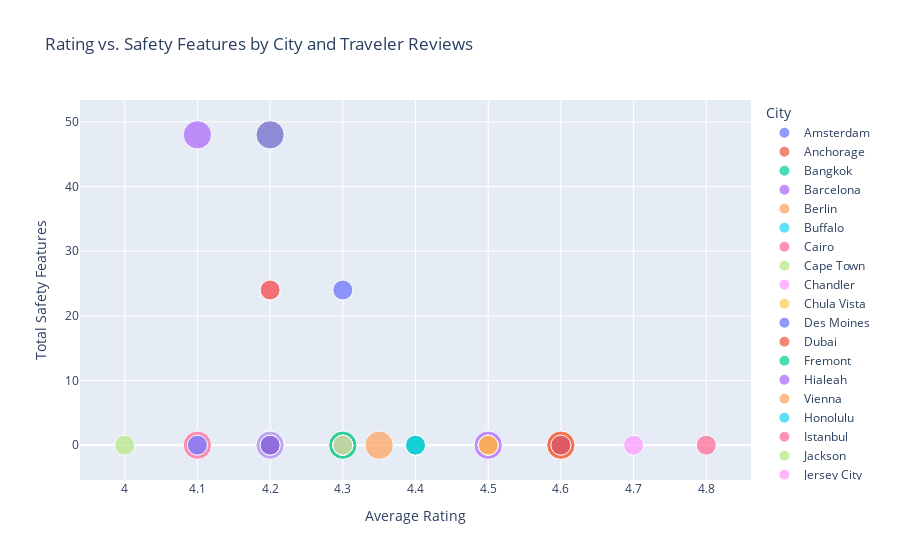

Notebook source saved alongside this figure:
### Markdown cell above
### Rating vs. Safety Features by City and Traveler Reviews

### Code cell
import plotly.express as px
import pandas as pd

# Execute the query
query = """
SELECT 
    A.City, 
    AVG(A.Rating) AS Avg_Rating, 
    SUM(A.Safety_Features) AS Total_Safety_Features, 
    COUNT(S.Survey_ID) AS Total_Reviews
FROM Accommodation A
JOIN Survey S ON A.City = S.City
GROUP BY A.City
ORDER BY Total_Reviews DESC;
"""
df = pd.read_sql(query, engine)

# Create a bubble chart
fig = px.scatter(
    df,
    x='Avg_Rating',
    y='Total_Safety_Features',
    size='Total_Reviews',
    color='City',
    title='Rating vs. Safety Features by City and Traveler Reviews',
    labels={'Avg_Rating': 'Average Rating', 'Total_Safety_Features': 'Total Safety Features'}
)
fig.show()

### Figure 1 — Plotly figure (JSON) as saved in the notebook; plotly's stock layout.template omitted (floating-point values rounded to 4 significant figures)
{"data": [{"hovertemplate": "City=Amsterdam<br>Average Rating=%{x}<br>Total Safety Features=%{y}<br>Total_Reviews=%{marker.size}<extra></extra>", "legendgroup": "Amsterdam", "marker": {"color": "#636efa", "size": [2], "sizemode": "area", "sizeref": 0.005, "symbol": "circle"}, "mode": "markers", "name": "Amsterdam", "orientation": "v", "showlegend": true, "type": "scatter", "x": [4.3], "xaxis": "x", "y": [0], "yaxis": "y"}, {"hovertemplate": "City=Anchorage<br>Average Rating=%{x}<br>Total Safety Features=%{y}<br>Total_Reviews=%{marker.size}<extra></extra>", "legendgroup": "Anchorage", "marker": {"color": "#EF553B", "size": [2], "sizemode": "area", "sizeref": 0.005, "symbol": "circle"}, "mode": "markers", "name": "Anchorage", "orientation": "v", "showlegend": true, "type": "scatter", "x": [4.2], "xaxis": "x", "y": [0], "yaxis": "y"}, {"hovertemplate": "City=Bangkok<br>Average Rating=%{x}<br>Total Safety Features=%{y}<br>Total_Reviews=%{marker.size}<extra></extra>", "legendgroup": "Bangkok", "marker": {"color": "#00cc96", "size": [2], "sizemode": "area", "sizeref": 0.005, "symbol": "circle"}, "mode": "markers", "name": "Bangkok", "orientation": "v", "showlegend": true, "type": "scatter", "x": [4.2], "xaxis": "x", "y": [0], "yaxis": "y"}, {"hovertemplate": "City=Barcelona<br>Average Rating=%{x}<br>Total Safety Features=%{y}<br>Total_Reviews=%{marker.size}<extra></extra>", "legendgroup": "Barcelona", "marker": {"color": "#ab63fa", "size": [2], "sizemode": "area", "sizeref": 0.005, "symbol": "circle"}, "mode": "markers", "name": "Barcelona", "orientation": "v", "showlegend": true, "type": "scatter", "x": [4.5], "xaxis": "x", "y": [0], "yaxis": "y"}, {"hovertemplate": "City=Berlin<br>Average Rating=%{x}<br>Total Safety Features=%{y}<br>Total_Reviews=%{marker.size}<extra></extra>", "legendgroup": "Berlin", "marker": {"color": "#FFA15A", "size": [2], "sizemode": "area", "sizeref": 0.005, "symbol": "circle"}, "mode": "markers", "name": "Berlin", "orientation": "v", "showlegend": true, "type": "scatter", "x": [4.6], "xaxis": "x", "y": [0], "yaxis": "y"}, {"hovertemplate": "City=Buffalo<br>Average Rating=%{x}<br>Total Safety Features=%{y}<br>Total_Reviews=%{marker.size}<extra></extra>", "legendgroup": "Buffalo", "marker": {"color": "#19d3f3", "size": [2], "sizemode": "area", "sizeref": 0.005, "symbol": "circle"}, "mode": "markers", "name": "Buffalo", "orientation": "v", "showlegend": true, "type": "scatter", "x": [4.2], "xaxis": "x", "y": [0], "yaxis": "y"}, {"hovertemplate": "City=Cairo<br>Average Rating=%{x}<br>Total Safety Features=%{y}<br>Total_Reviews=%{marker.size}<extra></extra>", "legendgroup": "Cairo", "marker": {"color": "#FF6692", "size": [2], "sizemode": "area", "sizeref": 0.005, "symbol": "circle"}, "mode": "markers", "name": "Cairo", "orientation": "v", "showlegend": true, "type": "scatter", "x": [4.1], "xaxis": "x", "y": [0], "yaxis": "y"}, {"hovertemplate": "City=Cape Town<br>Average Rating=%{x}<br>Total Safety Features=%{y}<br>Total_Reviews=%{marker.size}<extra></extra>", "legendgroup": "Cape Town", "marker": {"color": "#B6E880", "size": [2], "sizemode": "area", "sizeref": 0.005, "symbol": "circle"}, "mode": "markers", "name": "Cape Town", "orientation": "v", "showlegend": true, "type": "scatter", "x": [4.3], "xaxis": "x", "y": [0], "yaxis": "y"}, {"hovertemplate": "City=Chandler<br>Average Rating=%{x}<br>Total Safety Features=%{y}<br>Total_Reviews=%{marker.size}<extra></extra>", "legendgroup": "Chandler", "marker": {"color": "#FF97FF", "size": [2], "sizemode": "area", "sizeref": 0.005, "symbol": "circle"}, "mode": "markers", "name": "Chandler", "orientation": "v", "showlegend": true, "type": "scatter", "x": [4.2], "xaxis": "x", "y": [0], "yaxis": "y"}, {"hovertemplate": "City=Chula Vista<br>Average Rating=%{x}<br>Total Safety Features=%{y}<br>Total_Reviews=%{marker.size}<extra></extra>", "legendgroup": "Chula Vista", "marker": {"color": "#FECB52", "size": [2], "sizemode": "area", "sizeref": 0.005, "symbol": "circle"}, "mode": "markers", "name": "Chula Vista", "orientation": "v", "showlegend": true, "type": "scatter", "x": [4.2], "xaxis": "x", "y": [48], "yaxis": "y"}, {"hovertemplate": "City=Des Moines<br>Average Rating=%{x}<br>Total Safety Features=%{y}<br>Total_Reviews=%{marker.size}<extra></extra>", "legendgroup": "Des Moines", "marker": {"color": "#636efa", "size": [2], "sizemode": "area", "sizeref": 0.005, "symbol": "circle"}, "mode": "markers", "name": "Des Moines", "orientation": "v", "showlegend": true, "type": "scatter", "x": [4.2], "xaxis": "x", "y": [48], "yaxis": "y"}, {"hovertemplate": "City=Dubai<br>Average Rating=%{x}<br>Total Safety Features=%{y}<br>Total_Reviews=%{marker.size}<extra></extra>", "legendgroup": "Dubai", "marker": {"color": "#EF553B", "size": [2], "sizemode": "area", "sizeref": 0.005, "symbol": "circle"}, "mode": "markers", "name": "Dubai", "orientation": "v", "showlegend": true, "type": "scatter", "x": [4.6], "xaxis": "x", "y": [0], "yaxis": "y"}, {"hovertemplate": "City=Fremont<br>Average Rating=%{x}<br>Total Safety Features=%{y}<br>Total_Reviews=%{marker.size}<extra></extra>", "legendgroup": "Fremont", "marker": {"color": "#00cc96", "size": [2], "sizemode": "area", "sizeref": 0.005, "symbol": "circle"}, "mode": "markers", "name": "Fremont", "orientation": "v", "showlegend": true, "type": "scatter", "x": [4.3], "xaxis": "x", "y": [0], "yaxis": "y"}, {"hovertemplate": "City=Hialeah<br>Average Rating=%{x}<br>Total Safety Features=%{y}<br>Total_Reviews=%{marker.size}<extra></extra>", "legendgroup": "Hialeah", "marker": {"color": "#ab63fa", "size": [2], "sizemode": "area", "sizeref": 0.005, "symbol": "circle"}, "mode": "markers", "name": "Hialeah", "orientation": "v", "showlegend": true, "type": "scatter", "x": [4.1], "xaxis": "x", "y": [48], "yaxis": "y"}, {"hovertemplate": "City=Vienna<br>Average Rating=%{x}<br>Total Safety Features=%{y}<br>Total_Reviews=%{marker.size}<extra></extra>", "legendgroup": "Vienna", "marker": {"color": "#FFA15A", "size": [2], "sizemode": "area", "sizeref": 0.005, "symbol": "circle"}, "mode": "markers", "name": "Vienna", "orientation": "v", "showlegend": true, "type": "scatter", "x": [4.35], "xaxis": "x", "y": [0], "yaxis": "y"}, {"hovertemplate": "City=Honolulu<br>Average Rating=%{x}<br>Total Safety Features=%{y}<br>Total_Reviews=%{marker.size}<extra></extra>", "legendgroup": "Honolulu", "marker": {"color": "#19d3f3", "size": [1], "sizemode": "area", "sizeref": 0.005, "symbol": "circle"}, "mode": "markers", "name": "Honolulu", "orientation": "v", "showlegend": true, "type": "scatter", "x": [4.4], "xaxis": "x", "y": [0], "yaxis": "y"}, {"hovertemplate": "City=Istanbul<br>Average Rating=%{x}<br>Total Safety Features=%{y}<br>Total_Reviews=%{marker.size}<extra></extra>", "legendgroup": "Istanbul", "marker": {"color": "#FF6692", "size": [1], "sizemode": "area", "sizeref": 0.005, "symbol": "circle"}, "mode": "markers", "name": "Istanbul", "orientation": "v", "showlegend": true, "type": "scatter", "x": [4.2], "xaxis": "x", "y": [0], "yaxis": "y"}, {"hovertemplate": "City=Jackson<br>Average Rating=%{x}<br>Total Safety Features=%{y}<br>Total_Reviews=%{marker.size}<extra></extra>", "legendgroup": "Jackson", "marker": {"color": "#B6E880", "size": [1], "sizemode": "area", "sizeref": 0.005, "symbol": "circle"}, "mode": "markers", "name": "Jackson", "orientation": "v", "showlegend": true, "type": "scatter", "x": [4.4], "xaxis": "x", "y": [0], "yaxis": "y"}, {"hovertemplate": "City=Jersey City<br>Average Rating=%{x}<br>Total Safety Features=%{y}<br>Total_Reviews=%{marker.size}<extra></extra>", "legendgroup": "Jersey City", "marker": {"color": "#FF97FF", "size": [1], "sizemode": "area", "sizeref": 0.005, "symbol": "circle"}, "mode": "markers", "name": "Jersey City", "orientation": "v", "showlegend": true, "type": "scatter", "x": [4.2], "xaxis": "x", "y": [24], "yaxis": "y"}, {"hovertemplate": "City=Lincoln<br>Average Rating=%{x}<br>Total Safety Features=%{y}<br>Total_Reviews=%{marker.size}<extra></extra>", "legendgroup": "Lincoln", "marker": {"color": "#FECB52", "size": [1], "sizemode": "area", "sizeref": 0.005, "symbol": "circle"}, "mode": "markers", "name": "Lincoln", "orientation": "v", "showlegend": true, "type": "scatter", "x": [4.3], "xaxis": "x", "y": [0], "yaxis": "y"}, {"hovertemplate": "City=Lisbon<br>Average Rating=%{x}<br>Total Safety Features=%{y}<br>Total_Reviews=%{marker.size}<extra></extra>", "legendgroup": "Lisbon", "marker": {"color": "#636efa", "size": [1], "sizemode": "area", "sizeref": 0.005, "symbol": "circle"}, "mode": "markers", "name": "Lisbon", "orientation": "v", "showlegend": true, "type": "scatter", "x": [4.5], "xaxis": "x", "y": [0], "yaxis": "y"}, {"hovertemplate": "City=London<br>Average Rating=%{x}<br>Total Safety Features=%{y}<br>Total_Reviews=%{marker.size}<extra></extra>", "legendgroup": "London", "marker": {"color": "#EF553B", "size": [1], "sizemode": "area", "sizeref": 0.005, "symbol": "circle"}, "mode": "markers", "name": "London", "orientation": "v", "showlegend": true, "type": "scatter", "x": [4.2], "xaxis": "x", "y": [24], "yaxis": "y"}, {"hovertemplate": "City=Lubbock<br>Average Rating=%{x}<br>Total Safety Features=%{y}<br>Total_Reviews=%{marker.size}<extra></extra>", "legendgroup": "Lubbock", "marker": {"color": "#00cc96", "size": [1], "sizemode": "area", "sizeref": 0.005, "symbol": "circle"}, "mode": "markers", "name": "Lubbock", "orientation": "v", "showlegend": true, "type": "scatter", "x": [4.3], "xaxis": "x", "y": [0], "yaxis": "y"}, {"hovertemplate": "City=Madison<br>Average Rating=%{x}<br>Total Safety Features=%{y}<br>Total_Reviews=%{marker.size}<extra></extra>", "legendgroup": "Madison", "marker": {"color": "#ab63fa", "size": [1], "sizemode": "area", "sizeref": 0.005, "symbol": "circle"}, "mode": "markers", "name": "Madison", "orientation": "v", "showlegend": true, "type": "scatter", "x": [4.4], "xaxis": "x", "y": [0], "yaxis": "y"}, {"hovertemplate": "City=Moscow<br>Average Rating=%{x}<br>Total Safety Features=%{y}<br>Total_Reviews=%{marker.size}<extra></extra>", "legendgroup": "Moscow", "marker": {"color": "#FFA15A", "size": [1], "sizemode": "area", "sizeref": 0.005, "symbol": "circle"}, "mode": "markers", "name": "Moscow", "orientation": "v", "showlegend": true, "type": "scatter", "x": [4.3], "xaxis": "x", "y": [0], "yaxis": "y"}, {"hovertemplate": "City=Mumbai<br>Average Rating=%{x}<br>Total Safety Features=%{y}<br>Total_Reviews=%{marker.size}<extra></extra>", "legendgroup": "Mumbai", "marker": {"color": "#19d3f3", "size": [1], "sizemode": "area", "sizeref": 0.005, "symbol": "circle"}, "mode": "markers", "name": "Mumbai", "orientation": "v", "showlegend": true, "type": "scatter", "x": [4.1], "xaxis": "x", "y": [0], "yaxis": "y"}, {"hovertemplate": "City=New Orleans<br>Average Rating=%{x}<br>Total Safety Features=%{y}<br>Total_Reviews=%{marker.size}<extra></extra>", "legendgroup": "New Orleans", "marker": {"color": "#FF6692", "size": [1], "sizemode": "area", "sizeref": 0.005, "symbol": "circle"}, "mode": "markers", "name": "New Orleans", "orientation": "v", "showlegend": true, "type": "scatter", "x": [4.2], "xaxis": "x", "y": [0], "yaxis": "y"}, {"hovertemplate": "City=New York<br>Average Rating=%{x}<br>Total Safety Features=%{y}<br>Total_Reviews=%{marker.size}<extra></extra>", "legendgroup": "New York", "marker": {"color": "#B6E880", "size": [1], "sizemode": "area", "sizeref": 0.005, "symbol": "circle"}, "mode": "markers", "name": "New York", "orientation": "v", "showlegend": true, "type": "scatter", "x": [4], "xaxis": "x", "y": [0], "yaxis": "y"}, {"hovertemplate": "City=Norfolk<br>Average Rating=%{x}<br>Total Safety Features=%{y}<br>Total_Reviews=%{marker.size}<extra></extra>", "legendgroup": "Norfolk", "marker": {"color": "#FF97FF", "size": [1], "sizemode": "area", "sizeref": 0.005, "symbol": "circle"}, "mode": "markers", "name": "Norfolk", "orientation": "v", "showlegend": true, "type": "scatter", "x": [4.3], "xaxis": "x", "y": [0], "yaxis": "y"}, {"hovertemplate": "City=Orlando<br>Average Rating=%{x}<br>Total Safety Features=%{y}<br>Total_Reviews=%{marker.size}<extra></extra>", "legendgroup": "Orlando", "marker": {"color": "#FECB52", "size": [1], "sizemode": "area", "sizeref": 0.005, "symbol": "circle"}, "mode": "markers", "name": "Orlando", "orientation": "v", "showlegend": true, "type": "scatter", "x": [4.4], "xaxis": "x", "y": [0], "yaxis": "y"}, {"hovertemplate": "City=Paris<br>Average Rating=%{x}<br>Total Safety Features=%{y}<br>Total_Reviews=%{marker.size}<extra></extra>", "legendgroup": "Paris", "marker": {"color": "#636efa", "size": [1], "sizemode": "area", "sizeref": 0.005, "symbol": "circle"}, "mode": "markers", "name": "Paris", "orientation": "v", "showlegend": true, "type": "scatter", "x": [4.3], "xaxis": "x", "y": [24], "yaxis": "y"}, {"hovertemplate": "City=Pittsburgh<br>Average Rating=%{x}<br>Total Safety Features=%{y}<br>Total_Reviews=%{marker.size}<extra></extra>", "legendgroup": "Pittsburgh", "marker": {"color": "#EF553B", "size": [1], "sizemode": "area", "sizeref": 0.005, "symbol": "circle"}, "mode": "markers", "name": "Pittsburgh", "orientation": "v", "showlegend": true, "type": "scatter", "x": [4.4], "xaxis": "x", "y": [0], "yaxis": "y"}, {"hovertemplate": "City=Plano<br>Average Rating=%{x}<br>Total Safety Features=%{y}<br>Total_Reviews=%{marker.size}<extra></extra>", "legendgroup": "Plano", "marker": {"color": "#00cc96", "size": [1], "sizemode": "area", "sizeref": 0.005, "symbol": "circle"}, "mode": "markers", "name": "Plano", "orientation": "v", "showlegend": true, "type": "scatter", "x": [4.4], "xaxis": "x", "y": [0], "yaxis": "y"}, {"hovertemplate": "City=Prague<br>Average Rating=%{x}<br>Total Safety Features=%{y}<br>Total_Reviews=%{marker.size}<extra></extra>", "legendgroup": "Prague", "marker": {"color": "#ab63fa", "size": [1], "sizemode": "area", "sizeref": 0.005, "symbol": "circle"}, "mode": "markers", "name": "Prague", "orientation": "v", "showlegend": true, "type": "scatter", "x": [4.6], "xaxis": "x", "y": [0], "yaxis": "y"}, {"hovertemplate": "City=Reno<br>Average Rating=%{x}<br>Total Safety Features=%{y}<br>Total_Reviews=%{marker.size}<extra></extra>", "legendgroup": "Reno", "marker": {"color": "#FFA15A", "size": [1], "sizemode": "area", "sizeref": 0.005, "symbol": "circle"}, "mode": "markers", "name": "Reno", "orientation": "v", "showlegend": true, "type": "scatter", "x": [4.3], "xaxis": "x", "y": [0], "yaxis": "y"}, {"hovertemplate": "City=Richmond<br>Average Rating=%{x}<br>Total Safety Features=%{y}<br>Total_Reviews=%{marker.size}<extra></extra>", "legendgroup": "Richmond", "marker": {"color": "#19d3f3", "size": [1], "sizemode": "area", "sizeref": 0.005, "symbol": "circle"}, "mode": "markers", "name": "Richmond", "orientation": "v", "showlegend": true, "type": "scatter", "x": [4.3], "xaxis": "x", "y": [0], "yaxis": "y"}, {"hovertemplate": "City=Hong Kong<br>Average Rating=%{x}<br>Total Safety Features=%{y}<br>Total_Reviews=%{marker.size}<extra></extra>", "legendgroup": "Hong Kong", "marker": {"color": "#FF6692", "size": [1], "sizemode": "area", "sizeref": 0.005, "symbol": "circle"}, "mode": "markers", "name": "Hong Kong", "orientation": "v", "showlegend": true, "type": "scatter", "x": [4.5], "xaxis": "x", "y": [0], "yaxis": "y"}, {"hovertemplate": "City=Rome<br>Average Rating=%{x}<br>Total Safety Features=%{y}<br>Total_Reviews=%{marker.size}<extra></extra>", "legendgroup": "Rome", "marker": {"color": "#B6E880", "size": [1], "sizemode": "area", "sizeref": 0.005, "symbol": "circle"}, "mode": "markers", "name": "Rome", "orientation": "v", "showlegend": true, "type": "scatter", "x": [4.5], "xaxis": "x", "y": [0], "yaxis": "y"}, {"hovertemplate": "City=Salt Lake City<br>Average Rating=%{x}<br>Total Safety Features=%{y}<br>Total_Reviews=%{marker.size}<extra></extra>", "legendgroup": "Salt Lake City", "marker": {"color": "#FF97FF", "size": [1], "sizemode": "area", "sizeref": 0.005, "symbol": "circle"}, "mode": "markers", "name": "Salt Lake City", "orientation": "v", "showlegend": true, "type": "scatter", "x": [4.3], "xaxis": "x", "y": [0], "yaxis": "y"}, {"hovertemplate": "City=San Antonio<br>Average Rating=%{x}<br>Total Safety Features=%{y}<br>Total_Reviews=%{marker.size}<extra></extra>", "legendgroup": "San Antonio", "marker": {"color": "#FECB52", "size": [1], "sizemode": "area", "sizeref": 0.005, "symbol": "circle"}, "mode": "markers", "name": "San Antonio", "orientation": "v", "showlegend": true, "type": "scatter", "x": [4.5], "xaxis": "x", "y": [0], "yaxis": "y"}, {"hovertemplate": "City=Scottsdale<br>Average Rating=%{x}<br>Total Safety Features=%{y}<br>Total_Reviews=%{marker.size}<extra></extra>", "legendgroup": "Scottsdale", "marker": {"color": "#636efa", "size": [1], "sizemode": "area", "sizeref": 0.005, "symbol": "circle"}, "mode": "markers", "name": "Scottsdale", "orientation": "v", "showlegend": true, "type": "scatter", "x": [4.2], "xaxis": "x", "y": [0], "yaxis": "y"}, {"hovertemplate": "City=Seoul<br>Average Rating=%{x}<br>Total Safety Features=%{y}<br>Total_Reviews=%{marker.size}<extra></extra>", "legendgroup": "Seoul", "marker": {"color": "#EF553B", "size": [1], "sizemode": "area", "sizeref": 0.005, "symbol": "circle"}, "mode": "markers", "name": "Seoul", "orientation": "v", "showlegend": true, "type": "scatter", "x": [4.6], "xaxis": "x", "y": [0], "yaxis": "y"}, {"hovertemplate": "City=Rio de Janeiro<br>Average Rating=%{x}<br>Total Safety Features=%{y}<br>Total_Reviews=%{marker.size}<extra></extra>", "legendgroup": "Rio de Janeiro", "marker": {"color": "#00cc96", "size": [1], "sizemode": "area", "sizeref": 0.005, "symbol": "circle"}, "mode": "markers", "name": "Rio de Janeiro", "orientation": "v", "showlegend": true, "type": "scatter", "x": [4.4], "xaxis": "x", "y": [0], "yaxis": "y"}, {"hovertemplate": "City=St. Louis<br>Average Rating=%{x}<br>Total Safety Features=%{y}<br>Total_Reviews=%{marker.size}<extra></extra>", "legendgroup": "St. Louis", "marker": {"color": "#ab63fa", "size": [1], "sizemode": "area", "sizeref": 0.005, "symbol": "circle"}, "mode": "markers", "name": "St. Louis", "orientation": "v", "showlegend": true, "type": "scatter", "x": [4.1], "xaxis": "x", "y": [0], "yaxis": "y"}, {"hovertemplate": "City=St. Petersburg<br>Average Rating=%{x}<br>Total Safety Features=%{y}<br>Total_Reviews=%{marker.size}<extra></extra>", "legendgroup": "St. Petersburg", "marker": {"color": "#FFA15A", "size": [1], "sizemode": "area", "sizeref": 0.005, "symbol": "circle"}, "mode": "markers", "name": "St. Petersburg", "orientation": "v", "showlegend": true, "type": "scatter", "x": [4.5], "xaxis": "x", "y": [0], "yaxis": "y"}, {"hovertemplate": "City=Sydney<br>Average Rating=%{x}<br>Total Safety Features=%{y}<br>Total_Reviews=%{marker.size}<extra></extra>", "legendgroup": "Sydney", "marker": {"color": "#19d3f3", "size": [1], "sizemode": "area", "sizeref": 0.005, "symbol": "circle"}, "mode": "markers", "name": "Sydney", "orientation": "v", "showlegend": true, "type": "scatter", "x": [4.4], "xaxis": "x", "y": [0], "yaxis": "y"}, {"hovertemplate": "City=Tokyo<br>Average Rating=%{x}<br>Total Safety Features=%{y}<br>Total_Reviews=%{marker.size}<extra></extra>", "legendgroup": "Tokyo", "marker": {"color": "#FF6692", "size": [1], "sizemode": "area", "sizeref": 0.005, "symbol": "circle"}, "mode": "markers", "name": "Tokyo", "orientation": "v", "showlegend": true, "type": "scatter", "x": [4.8], "xaxis": "x", "y": [0], "yaxis": "y"}, {"hovertemplate": "City=Toronto<br>Average Rating=%{x}<br>Total Safety Features=%{y}<br>Total_Reviews=%{marker.size}<extra></extra>", "legendgroup": "Toronto", "marker": {"color": "#B6E880", "size": [1], "sizemode": "area", "sizeref": 0.005, "symbol": "circle"}, "mode": "markers", "name": "Toronto", "orientation": "v", "showlegend": true, "type": "scatter", "x": [4.3], "xaxis": "x", "y": [0], "yaxis": "y"}, {"hovertemplate": "City=Singapore<br>Average Rating=%{x}<br>Total Safety Features=%{y}<br>Total_Reviews=%{marker.size}<extra></extra>", "legendgroup": "Singapore", "marker": {"color": "#FF97FF", "size": [1], "sizemode": "area", "sizeref": 0.005, "symbol": "circle"}, "mode": "markers", "name": "Singapore", "orientation": "v", "showlegend": true, "type": "scatter", "x": [4.7], "xaxis": "x", "y": [0], "yaxis": "y"}], "layout": {"autosize": true, "legend": {"itemsizing": "constant", "title": {"text": "City"}, "tracegroupgap": 0}, "title": {"text": "Rating vs. Safety Features by City and Traveler Reviews"}, "xaxis": {"anchor": "y", "autorange": true, "domain": [0, 1], "range": [3.942, 4.858], "title": {"text": "Average Rating"}, "type": "linear"}, "yaxis": {"anchor": "x", "autorange": true, "domain": [0, 1], "range": [-9.135, 57.13], "title": {"text": "Total Safety Features"}, "type": "linear"}}}
